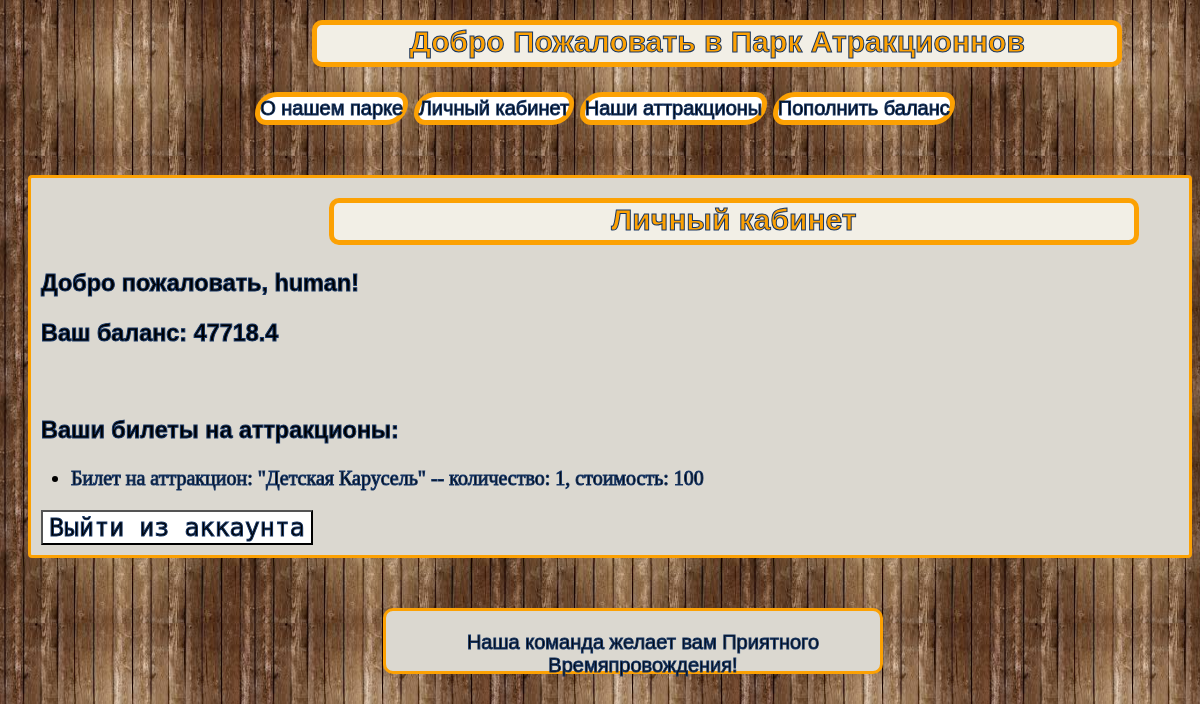
Page /profile (signed in) on the committed database.
### data/DBTables/user.py (models this page shows)
class User(SqlAlchemyBase, UserMixin):
    __tablename__ = 'User'
    id = Column(Integer, primary_key=True, autoincrement=True, index=True)
    login = Column(String, unique=True, nullable=False)
    password = Column(String, nullable=False)
    age = Column(Integer, nullable=False)
    balance = Column(Integer, default=0)

### data/DBTables/tickets.py (models this page shows)
class Ticket(SqlAlchemyBase, UserMixin):
    __tablename__ = 'Ticket'
    id = Column(Integer, primary_key=True, autoincrement=True, index=True)
    name = Column(String, nullable=False)
    count = Column(String, nullable=False)
    id_attraction = Column(Integer, nullable=False)
    owner_id = Column(Integer, nullable=False)
    cost = Column(Integer, default=0)

### main.py (the view)
@app.route('/profile', methods=['GET', 'POST'])
@login_required
def profile_page():
    if request.method == 'POST' and request.form.get('out'):
        logout_user()
        return redirect('/')
    sess = create_session()
    tickets = sess.query(Ticket).filter(Ticket.owner_id == current_user.id).all()
    return render_template('profile.html', tickets=tickets, user_name=current_user.login, balance=current_user.balance)

### data/db_session.py (called while the page is built)
def create_session() -> Session:
    global __factory
    return __factory()

### main.py (called while the page is built)
@login_manager.user_loader
def load_user(user_id):
    db_sess = create_session()
    return db_sess.get(User, int(user_id))

### templates/profile.html (shortened to what this page needs)
{% extends "base.html" %}
{% block content %}
<h2>Личный кабинет</h2>
<h3>Добро пожаловать, {{user_name}}!</h3>
<h3>Ваш баланс: {{balance}}</h3>
<h3>Ваши билеты на аттракционы:</h3>
{% if tickets %}
<ul>
    {% for item in tickets %}
        <li>Билет на аттракцион: "{{item.name}}" -- количество: {{item.count}}, стоимость: {{item.cost}}</li>
    {% endfor %}
</ul>
{% else %}
    <p>У вас нет билетов, чтобы купить билет перейдите по ссылке: <a href="/attractions">Аттракционы</a></p>
{% endif %}
<form method="POST">
    <input class='button button-logout' type="submit" name="out" value="Выйти из аккаунта">
</form>
{% endblock %}

### static/design.css (style rules this page uses)
h2 { color: #fca103; font-family: 'Arial', 'Verdana', sans-serif; font-weight: bold; font-size: 30px; margin-left: 20px; margin-top: 20px; border: 5px solid #fca103; border-radius: 10px; position: relative; text-align: center; height: 37px; left:24%; width: 800px; background: #f2efe6; }
.button-logout { background: white; }
.button { position: sticky; font-family: 'Monospace', 'Verdana', sans-serif; font-size: 25px; margin-left: 10px; margin-bottom: 10px; }
body { background-image: url('images/background.png'); background-size: 250px; background-color: white; -webkit-text-stroke: 1px #163563; font-size: 20px; }
h3 { font-family: 'Arial'; margin-left: 10px; }

### rows in the picture
User: login "human", balance "47718.4"
Ticket: name "Детская Карусель", count "1", cost "100"
